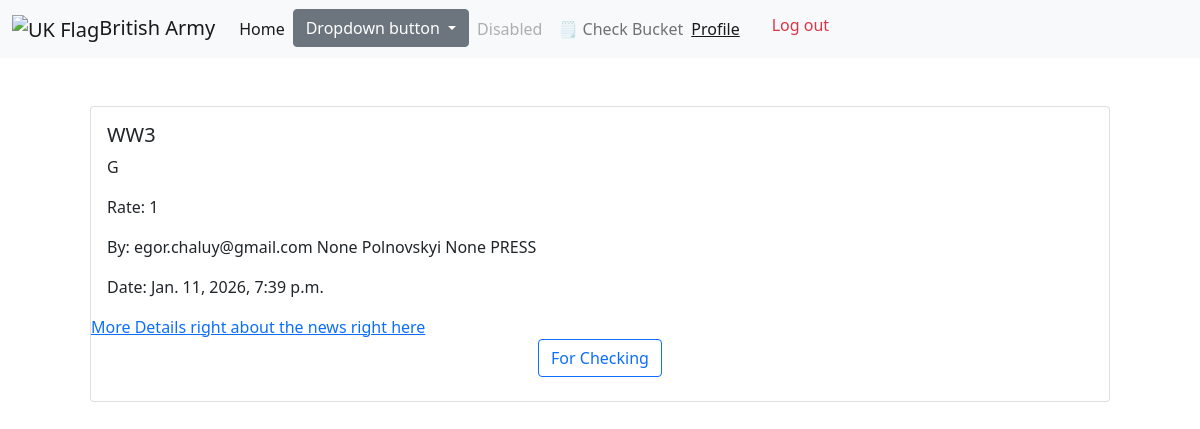
Screenshot of /forum/watching-news-of-british-army/ (signed in) with the database file from the repository.
### forum/models.py (models this page shows)
class News(models.Model):
    news_name = models.CharField()
    description_of_news = models.TextField()
    rate_for_news = models.IntegerField(default=1, validators=[MinValueValidator(0), MaxValueValidator(10)])
    published_by = models.ForeignKey(
        settings.AUTH_USER_MODEL,
        on_delete=models.CASCADE,
        related_name='news',
        null=True,
        blank=True
    )
    data_giving = models.DateTimeField(default=timezone.now)

### user_officers/models.py (models this page shows, shortened)
class CustomUser(AbstractBaseUser, PermissionsMixin):
    ROLE_CHOICES = [
        ("CTZ", "Citizen"),
        ("PRESS", "Journalist"),
        ("MLT", "Military")
    ]
    RANK_CHOICES = [
        ("RCT", "Recruit"),
        ("PVT", "Private"),
        ("LCPL", "Lance Corporal"),
        ("CPL", "Corporal"),
        ("SGT", "Sergeant"),
        ("SSGT", "Staff Sergeant"),
        ("WOC2", "Warrant Officer Class 2"),
        ("WOC1", "Warrant Officer Class 1"),
        ("2LT", "Second Lieutenant"),
        ("LT", "Lieutenant"),
        ("CPT", "Captain"),
        ("MAJ", "Major"),
        ("LTC", "Lieutenant Colonel"),
        ("COL", "Colonel"),
        ("BRIG", "Brigadier"),
        ("MG", "Major General"),
        ("LG", "Lieutenant General"),
        ("GEN", "General"),
    ]
    REGIMENT_CHOICES = [
        ("BA", "British Army"),
        ("RAC", "Royal Armoured Corps"),
        ("BMP", " British Military Police"),
        ("RM", "Royal Marines"),
        ("AAB", "Assault Airborne Battalion"),
        ("UKSF", "United Kingdom Special Forces"),
    ]
    email = models.EmailField(unique=True)
    first_name = models.CharField(max_length=75)
    last_name = models.CharField(max_length=95)
    role = models.CharField(max_length=10,choices=ROLE_CHOICES, default="MLT")
    rank = models.CharField(max_length=10, choices=RANK_CHOICES, default="RCT", null=True, blank=True)
    regiment = models.CharField(max_length=10, choices=REGIMENT_CHOICES, default="BA",  null=True, blank=True)
    is_active = models.BooleanField(default=True)
    is_staff = models.BooleanField(default=False)
    USERNAME_FIELD = 'email'
    objects = CustomUserManager()
    def __str__(self):
        return f"{self.email} {self.rank} {self.last_name} {self.regiment} {self.role}"
    def staff_for_create(self):
        return self.rank in settings.ALLOWED_ORDER_RANKS

### forum/views.py (the view)
# urls.py: path('watching-news-of-british-army/', watching_news_of_british_army, name='watching_news_of_british_army'),
def watching_news_of_british_army(request):
    cache_key = "news_list"
    news = cache.get(cache_key)
    if not news:
        logger.warning("Bases from BD")
        news = News.objects.all()
        cache.set(cache_key, news, timeout=300)
    else:
        logger.warning("Bases from Cache")
    return render(request,'forum/all_news.html', {'news': news})

### forum/templates/forum/all_news.html (shortened to what this page needs)
{% extends 'base.html' %}
{% block content %}
{% for new in news %}
<div class="container px-4 px-lg-5 mt-5">
    <div class="card mb-3">
        <div class="card-body">
            <h5 class="card-title">{{ new.news_name }}</h5>
            <p class="card-text">{{ new.description_of_news }}</p>
            <p class="card-text">Rate: {{ new.rate_for_news }}</p>
            <p class="card-text">By: {{ new.published_by }}</p>
            <p class="card-text">Date: {{ new.data_giving }}</p>
        </div>
        <div><a href="{% url 'forum:news_by_detail' new.id %}">More Details right about the news right here</a></div>
        <div class="card-footer p-4 pt-0 border-top-0 bg-transparent">
            <div class="text-center">
                <a class="btn btn-outline-primary mt-auto" href="add_news_to_check_bucket/{{new.id}}">For Checking</a>
            </div>
        </div>
    </div>
</div>
{% empty %}
<div class="alert alert-info">
    No news has been published yet.
</div>
{% endfor %}
{% endblock %}

### rows the page displays
News: news_name "WW3", description_of_news "G", rate_for_news "1", published_by "egor.chaluy@gmail.com None Polnovskyi None PRESS", data_giving "Jan. 11, 2026, 7:39 p.m."
